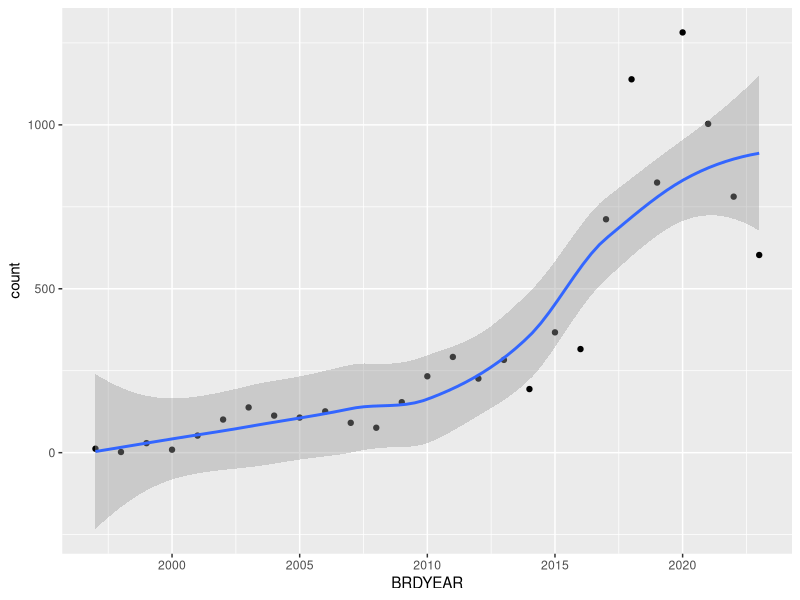
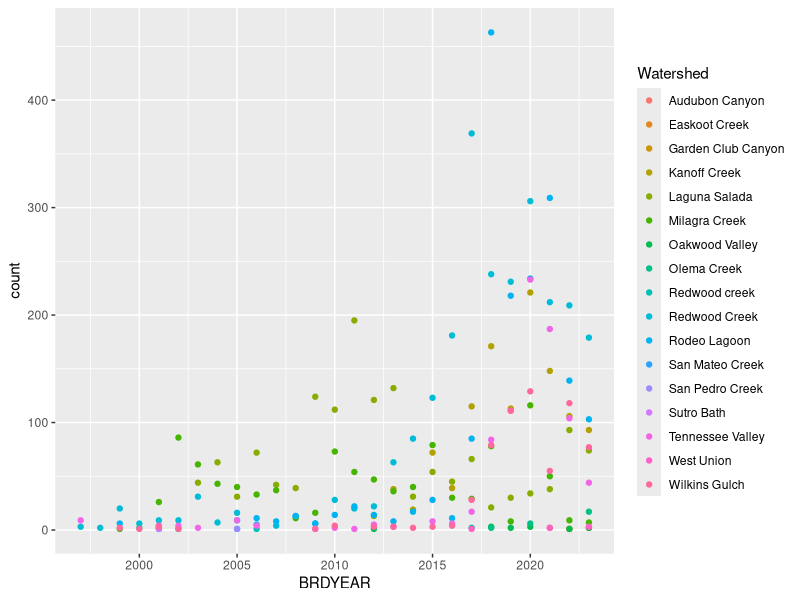
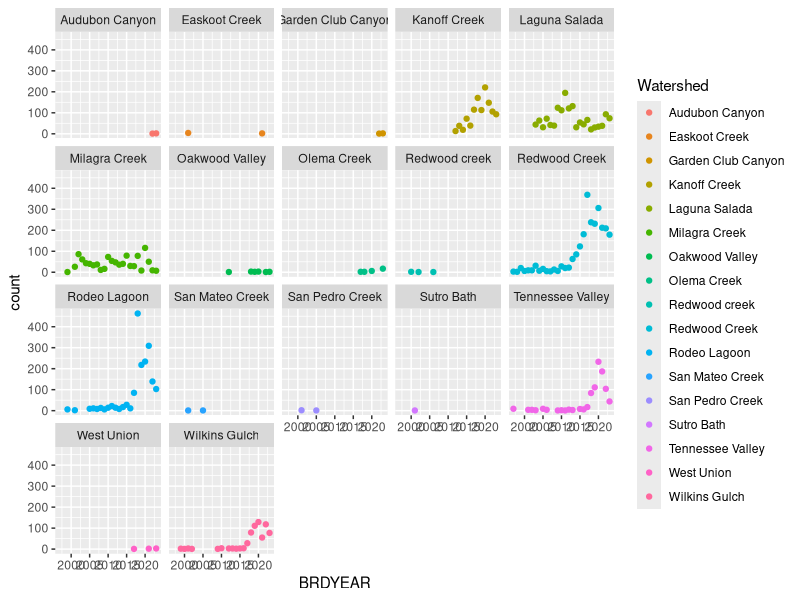
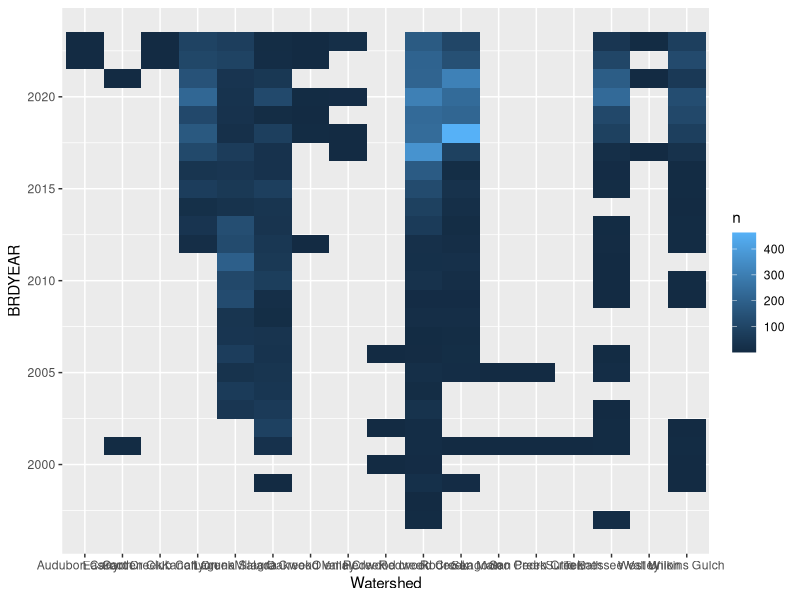
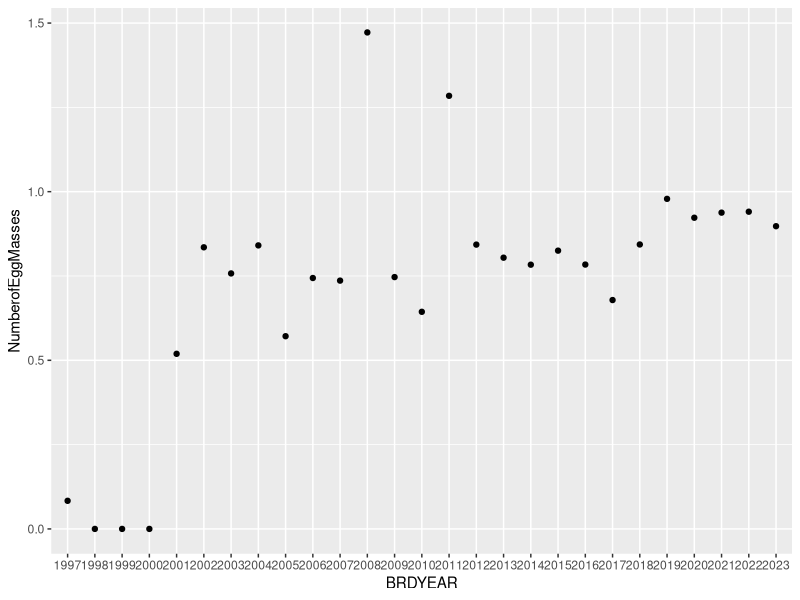
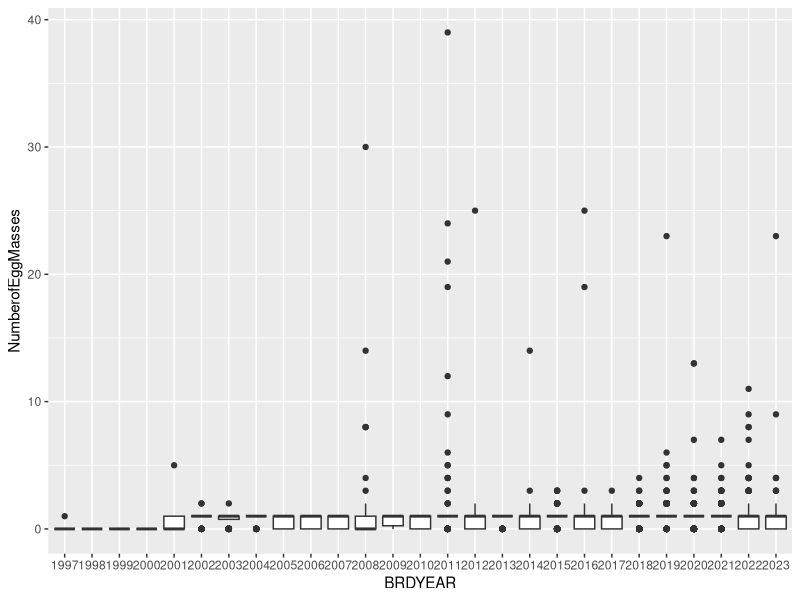

R code for these plots, in order: (Note: this script raises an error after producing the figures.)
library(tidyverse)
raw_data <- read_csv("CRLF_EGG_RAWDATA.csv")
raw_data
#checking type of each column
str(raw_data,na.rm = TRUE)

#many ints in Survey_MONTH are empty but the values in Date look to be full. need to get month from Date

#maybe we should have survey length, width, water depth, etc as 1 standardized value for each pond per breeding year? Not sure how we want to do that

survey_count_by_year <- raw_data|>
  group_by(BRDYEAR)|>
  summarize(count=n())
survey_count_by_year

library(ggplot2)
ggplot(data = survey_count_by_year,aes(x=BRDYEAR,y=count))+geom_point()+geom_smooth()

survey_count_by_site <-raw_data|>
  group_by(Watershed,BRDYEAR)|>
  summarize(count=n())
survey_count_by_site
site_graph <- ggplot(survey_count_by_site,aes(x=BRDYEAR,y=count,colour=Watershed,group=Watershed))+geom_point()
site_graph
site_graph+facet_wrap(~Watershed)

survey_abundance <-raw_data|>
  count(Watershed,BRDYEAR)|>
  ggplot(mapping = aes(x=Watershed,y=BRDYEAR))+
  geom_tile(mapping = aes(fill=n))
survey_abundance

total <- raw_data$NumberofEggMasses
total
sum(total != 0, na.rm = TRUE)
summary(total,na.rm = TRUE)

old_egg <-raw_data[raw_data$OldMass=="FALSE",]
old_total <- old_egg$NumberofEggMasses
sum(old_total != 0, na.rm = TRUE)
sum(old_total, na.rm = TRUE)
summary(old_total,na.rm = TRUE)
old_egg$BRDYEAR <- factor(old_egg$BRDYEAR)

ggplot(data = old_egg)+ 
  stat_summary(mapping = aes(x = BRDYEAR, y = NumberofEggMasses),
               fun = "mean",geom = "point")

ggplot(data = old_egg, mapping = aes(x = BRDYEAR, y = NumberofEggMasses)) + 
  geom_boxplot()


single <-old_egg|>
  group_by(BRDYEAR,Watershed)|>
  summarize(count = n(),
            mean_num = mean(NumberofEggMasses, na.rm = TRUE)|>
            mutate(total=count*mean_num)
)
single

ggplot(data = single, mapping = aes(x = BRDYEAR, y = mean_num)) +
  geom_point(aes(size = count), alpha = 1/3) +
  geom_smooth(se = FALSE)+facet_wrap(~Watershed)

ggplot(data = single, mapping = aes(x = BRDYEAR, y = total)) +
  geom_point(aes(size = count), alpha = 1/3) +
  geom_smooth(se = FALSE)+facet_wrap(~Watershed)


newtest <-old_egg|>
  group_by(NumberofEggMasses)|>
  summarize(count= n())
newtest

ggplot(data = newtest, mapping = aes(x = NumberofEggMasses, y = count)) + 
  geom_point(alpha = 1)
